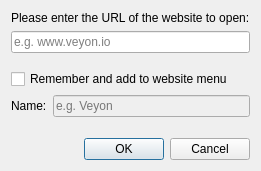
<?xml version="1.0" encoding="UTF-8"?>
<ui version="4.0">
 <author>Tobias Junghans</author>
 <class>OpenWebsiteDialog</class>
 <widget class="QDialog" name="OpenWebsiteDialog">
  <property name="windowTitle">
   <string>Open website</string>
  </property>
  <property name="windowIcon">
   <iconset resource="desktopservices.qrc">
    <normaloff>:/desktopservices/internet-web-browser.png</normaloff>:/desktopservices/internet-web-browser.png</iconset>
  </property>
  <layout class="QGridLayout" name="gridLayout">
   <item row="4" column="1">
    <widget class="QLineEdit" name="presetNameEdit">
     <property name="enabled">
      <bool>false</bool>
     </property>
     <property name="placeholderText">
      <string>e.g. Veyon</string>
     </property>
    </widget>
   </item>
   <item row="3" column="0" colspan="2">
    <widget class="QCheckBox" name="rememberCheckBox">
     <property name="text">
      <string>Remember and add to website menu</string>
     </property>
    </widget>
   </item>
   <item row="2" column="0" colspan="2">
    <spacer name="verticalSpacer">
     <property name="orientation">
      <enum>Qt::Vertical</enum>
     </property>
     <property name="sizeHint" stdset="0">
      <size>
       <width>20</width>
       <height>10</height>
      </size>
     </property>
    </spacer>
   </item>
   <item row="6" column="0" colspan="2">
    <widget class="QDialogButtonBox" name="buttonBox">
     <property name="standardButtons">
      <set>QDialogButtonBox::Cancel|QDialogButtonBox::Ok</set>
     </property>
    </widget>
   </item>
   <item row="1" column="0" colspan="2">
    <widget class="QLineEdit" name="websiteLineEdit">
     <property name="placeholderText">
      <string>e.g. www.veyon.io</string>
     </property>
    </widget>
   </item>
   <item row="0" column="0" colspan="2">
    <widget class="QLabel" name="label_3">
     <property name="text">
      <string>Please enter the URL of the website to open:</string>
     </property>
    </widget>
   </item>
   <item row="4" column="0">
    <widget class="QLabel" name="label">
     <property name="text">
      <string>Name:</string>
     </property>
    </widget>
   </item>
   <item row="5" column="0" colspan="2">
    <spacer name="verticalSpacer_2">
     <property name="orientation">
      <enum>Qt::Vertical</enum>
     </property>
     <property name="sizeHint" stdset="0">
      <size>
       <width>20</width>
       <height>15</height>
      </size>
     </property>
    </spacer>
   </item>
  </layout>
 </widget>
 <tabstops>
  <tabstop>websiteLineEdit</tabstop>
  <tabstop>rememberCheckBox</tabstop>
  <tabstop>presetNameEdit</tabstop>
 </tabstops>
 <resources>
  <include location="desktopservices.qrc"/>
 </resources>
 <connections>
  <connection>
   <sender>buttonBox</sender>
   <signal>accepted()</signal>
   <receiver>OpenWebsiteDialog</receiver>
   <slot>accept()</slot>
   <hints>
    <hint type="sourcelabel">
     <x>199</x>
     <y>384</y>
    </hint>
    <hint type="destinationlabel">
     <x>199</x>
     <y>206</y>
    </hint>
   </hints>
  </connection>
  <connection>
   <sender>buttonBox</sender>
   <signal>rejected()</signal>
   <receiver>OpenWebsiteDialog</receiver>
   <slot>reject()</slot>
   <hints>
    <hint type="sourcelabel">
     <x>199</x>
     <y>384</y>
    </hint>
    <hint type="destinationlabel">
     <x>199</x>
     <y>206</y>
    </hint>
   </hints>
  </connection>
  <connection>
   <sender>rememberCheckBox</sender>
   <signal>toggled(bool)</signal>
   <receiver>presetNameEdit</receiver>
   <slot>setEnabled(bool)</slot>
   <hints>
    <hint type="sourcelabel">
     <x>225</x>
     <y>273</y>
    </hint>
    <hint type="destinationlabel">
     <x>225</x>
     <y>315</y>
    </hint>
   </hints>
  </connection>
 </connections>
</ui>
